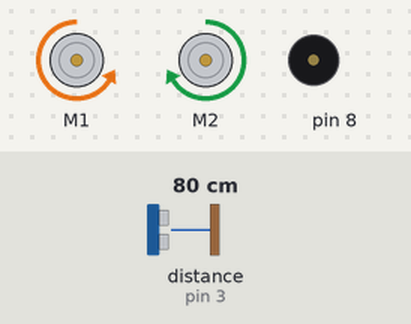
Simulated run of this sketch. Board: Arduino Uno, built with avr-gcc and run on an emulated ATmega328P. On the bench: 2 × DC motor (green arrow = forward, orange = backward, longer = faster), buzzer (waves = sounding). The inputs (shaded band) are chosen by the test bench; at power-on: distance to the obstacle (sensor on pin 3) 80 cm.

Above: at 1.2 s.
1.3 s: distance to the obstacle (sensor on pin 3) set to 16 cm
2.8 s: distance to the obstacle (sensor on pin 3) set to 13 cm
At 3.5 s:
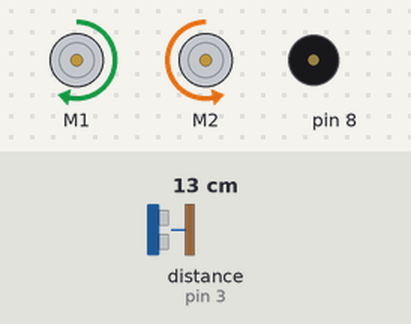
5.8 s: distance to the obstacle (sensor on pin 3) set to 18 cm
At 6.33 s:
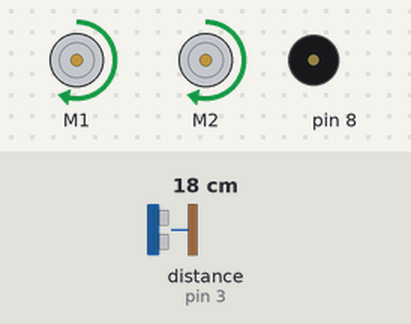
8.0 s: distance to the obstacle (sensor on pin 3) set to 2 cm
At 8.12 s:
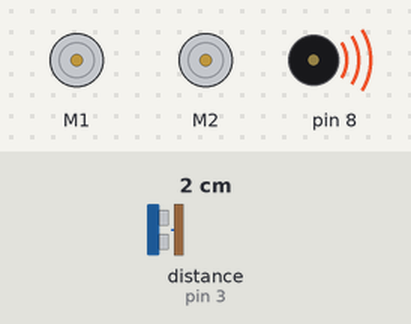
11.0 s: distance to the obstacle (sensor on pin 3) set to 35 cm
At 12.7 s:
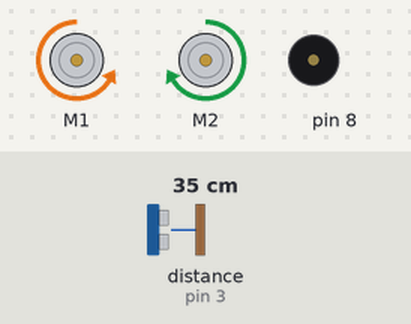
Timing chart, 0 to 14.2 s (numbered marks = the images above; inputs shaded):
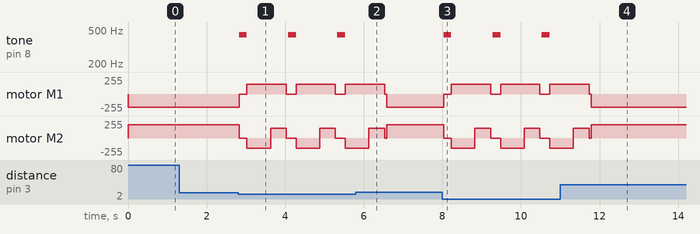

The sketch:

makeblock_mbot.ino
```cpp
// snippet: makeblock_mbot
// tags: mbot, makeblock, robot, dc-motor, ultrasonic, ir, buzzer, platform
// boards: avr
// library: MakeBlockDrive
// description: mBot (Makeblock) motors, ultrasonic, and buzzer using native MakeBlock library
// prompts: mBot Makeblock robot, mBot motors ultrasonic, MakeBlock library, mBot programming starter, Makeblock mBot2
// exact-include: MeUltrasonicSensor.h, MeDCMotor.h, MeBuzzer.h

#include <MeUltrasonicSensor.h>
#include <MeDCMotor.h>
#include <MeBuzzer.h>

MeDCMotor motorL(M1);
MeDCMotor motorR(M2);
MeUltrasonicSensor us(PORT_3);
MeBuzzer buzzer;

void forward(int sp)  { motorL.run(-sp); motorR.run(sp); }
void backward(int sp) { motorL.run(sp);  motorR.run(-sp); }
void stopAll()        { motorL.stop();   motorR.stop(); }

void setup() {
  Serial.begin(9600);
}

void loop() {
  float dist = us.distanceCm();
  if (dist < 15) {
    stopAll();
    buzzer.tone(440, 200);
    backward(150);
    delay(600);
    motorL.run(150); motorR.run(150); delay(400);
    stopAll();
  } else {
    forward(200);
  }
  delay(50);
}
```

Measured:
- the behaviour switches between 15 and 14 cm on distance to the obstacle (sensor on pin 3) (found by bisection; images 0 and 1)
- after the input at 1.3 s, every drawn part: stays the same
- after the input at 2.8 s, tone on pin 8: alternates 440 Hz for 0.20 s and silent for 1.1 s, starting at once; motor M1: alternates forward 150/255 for 1.0 s and stopped for 0.25 s, starting at once; motor M2: forward 200/255 → stopped at once, then repeats every 1.3 s: backward 150/255 0.60 s, forward 150/255 0.40 s, stopped 0.25 s
- after the input at 5.8 s, tone on pin 8: stays silent (without the input it goes to 440 Hz after 0.78 s)
- after the input at 8.0 s, tone on pin 8: alternates 440 Hz for 0.20 s and silent for 1.1 s, starting at once; motor M1: alternates forward 150/255 for 1.0 s and stopped for 0.25 s, starting at once; motor M2: forward 200/255 → stopped at once, then repeats every 1.3 s: backward 150/255 0.60 s, forward 150/255 0.40 s, stopped 0.25 s
- after the input at 11.0 s, tone on pin 8: stops changing and stays silent
